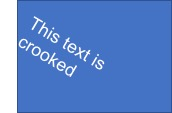
#> input picture crookedTest.jpg, 172 x 113 px, given in place of the camera
$ python checkSkewText.py
#> lines starting #> are read from the running program, lines starting #| are printed output that depends on the picture; after the words box and inside, x2 and y2 are one past the last pixel; in counts of white or black regions, pixels touching at a corner belong together
import cv2
import numpy as np


def fixTextOrientation():
    # load the image from disk
    # image = cv2.imread('static/perfectExample.jpg')

    cap = cv2.VideoCapture(0)
    ret, image = cap.read()
#> image is the input picture: shape (113, 172, 3); mean B, G, R 202, 131.7, 91.2

    # image = cv2.imread('theSkewTest.jpg')

    # convert the image to grayscale and flip the foreground
    # and background to ensure foreground is now "white" and
    # the background is "black"
    gray = cv2.cvtColor(image, cv2.COLOR_BGR2GRAY)
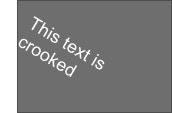
#> gray: shape (113, 172); min 71, max 255, mean 127.5
    gray = cv2.bitwise_not(gray)
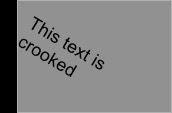
#> gray: shape (113, 172); min 0, max 184, mean 127.5
    # threshold the image, setting all foreground pixels to
    # 255 and all background pixels to 0
    thresh = cv2.threshold(gray, 0, 255, cv2.THRESH_BINARY | cv2.THRESH_OTSU)[1]
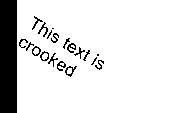
#> thresh: shape (113, 172); 87.2% white; 20 black regions (4 under 20 px), largest, box (x1, y1, x2, y2) and area: (0, 0, 17, 113) 1921, (65, 66, 77, 77) 47, (38, 22, 48, 37) 45

    # grab the (x, y) coordinates of all pixel values that
    # are greater than zero, then use these coordinates to
    # compute a rotated bounding box that contains all
    # coordinates
    coords = np.column_stack(np.where(thresh > 0))
#> coords = 16955 pairs, first value 0 to 112, second value 17 to 171
    angle = cv2.minAreaRect(coords)[-1]
#> angle = -90
    # the `cv2.minAreaRect` function returns values in the
    # range [-90, 0); as the rectangle rotates clockwise the
    # returned angle trends to 0 -- in this special case we
    # need to add 90 degrees to the angle
    if angle < -45:
        angle = -(90 + angle)
#> angle = 0
    # otherwise, just take the inverse of the angle to make
    # it positive
    else:
        angle = -angle

    # rotate the image to deskew it
    (h, w) = image.shape[:2]
#> h = 113; w = 172
    center = (w // 2, h // 2)
#> center = (86, 56)
    M = cv2.getRotationMatrix2D(center, angle, 1.0)
#> M = [[1, 0, 0], [0, 1, 0]]
    rotated = cv2.warpAffine(image, M, (w, h), flags=cv2.INTER_CUBIC, borderMode=cv2.BORDER_REPLICATE)

    cv2.putText(rotated, "Angle: {:.2f} degrees".format(angle), (10, 30), cv2.FONT_HERSHEY_SIMPLEX, 0.7, (0, 0, 255), 2)
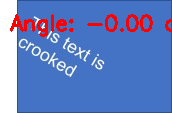
#> rotated: shape (113, 172, 3); 4.98% of pixels changed, all inside (x1, y1, x2, y2) = (10, 14, 172, 37)
    # show the output image
    print("[INFO] angle: {:.3f}".format(angle))
#| [INFO] angle: -0.000

    cv2.imwrite("theRotated.jpg", rotated)
    # cv2.imwrite("static/perfectExample.jpg", rotated)


if __name__ == '__main__':
    fixTextOrientation()
